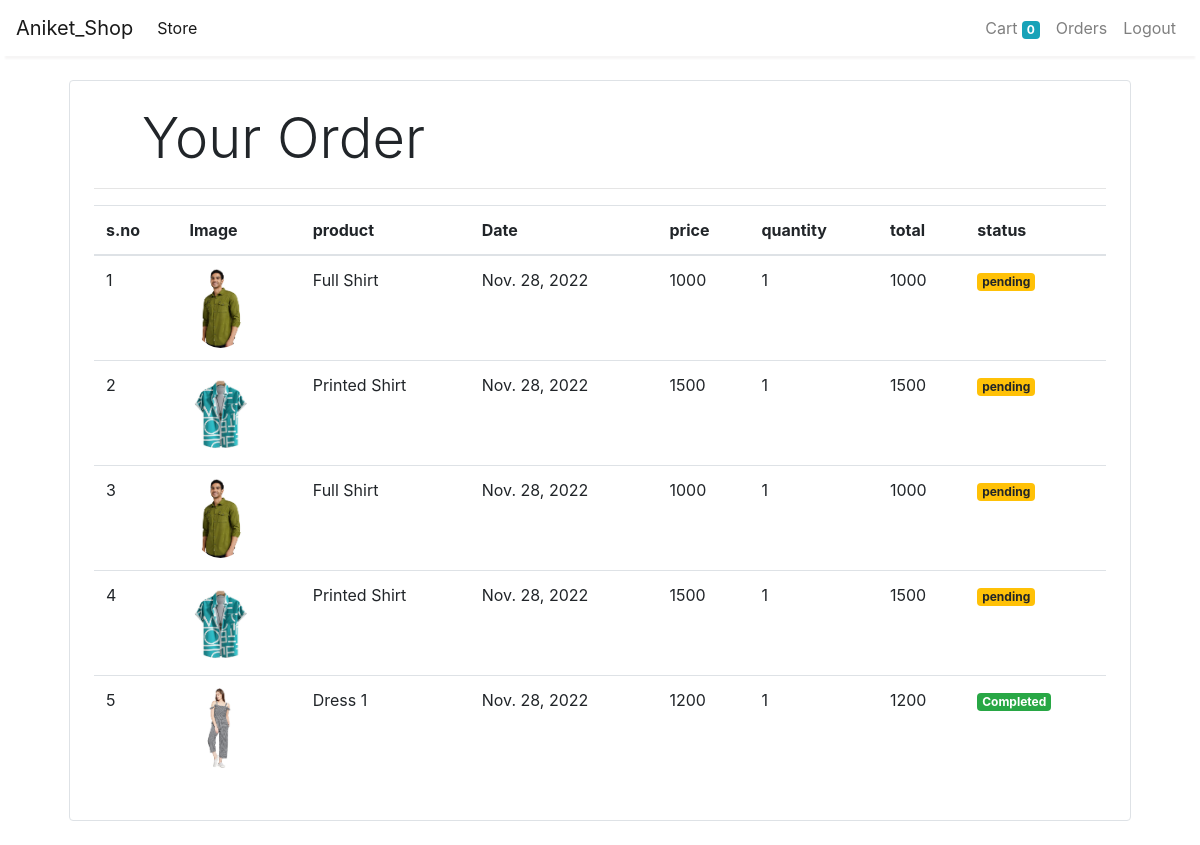
The page /order (signed in) on the database its author committed.
### shop/models.py (models this page shows, shortened)
class Order(models.Model):
    product = models.ForeignKey(Product,
                                on_delete=models.CASCADE)
    customer = models.ForeignKey(Customer,
                                 on_delete=models.CASCADE)
    quantity = models.IntegerField(default=1)
    price = models.IntegerField()
    address = models.CharField(max_length=50, default='', blank=True)
    phone = models.CharField(max_length=50, default='', blank=True)
    date = models.DateField(default=datetime.datetime.today)
    status = models.BooleanField(default=False)
    @staticmethod
    def get_orders_by_customer(customer_id):
        return Order.objects.filter(customer=customer_id).order_by('-date')

class Product(models.Model):
    name = models.CharField(max_length=50)
    price = models.IntegerField(default=0)
    category = models.ForeignKey(Category, on_delete=models.CASCADE, default=1)
    description = models.CharField(max_length=200, default='' , null=True , blank=True)
    image = models.ImageField(upload_to='uploads/products/')

### shop/views.py (the view)
# urls.py: path('order', order_page, name="order" ),
def order_page(request):
    customer = request.session.get('customer')
    orders = Order.get_orders_by_customer(customer)
    print(orders)
    return render(request, 'order.html', {'orders':orders})

### shop/templatetags/cart.py (called while the page is built)
@register.filter(name='multiply')
def multiply (number,number1):
    return number*number1

### shop/templates/order.html
{% extends "base.html" %}
{% block start %}
{% load cart %}
<div class="container">
 <div class="border rounded p-4 m-4">
    <p class="display-4 pl-4 ml-4">Your Order </p>
    <hr>
    <div class="table-responsive">
            <table class="table">
                <thead>
                    <tr>
                        <th>s.no</th>
                        <th>Image</th>
                        <th>product</th>
                        <th>Date</th>
                        <th>price</th>
                        <th>quantity</th>
                        <th>total</th>
                        <th>status</th>
                    </tr>
                </thead>
                <tbody>
                    {% for order in orders %}
                    <tr>
                        <td>{{forloop.counter}}</td>
                        <td><img style="height: 80px;" class="rounded-circle" src="{{order.product.image.url}}" alt=""></td>
                        <td>{{order.product.name}}</td>
                        <td>{{order.date}}</td>
                        <td>{{order.price}}</td>
                        <td>{{order.quantity}}</td>
                        <td>{{order.quantity|multiply:order.price}}</td>
                         {% if order.status %}
                         <td><small class="badge badge-success">Completed</small></td>
                         {% else %}
                         <td><small class="badge badge-warning">pending</small></td>
                         {% endif %}
                    </tr>
                    {% endfor %}
                </tbody>
            </table>
        </div>
    </div>
</div>
{% endblock %}

### rows shown on the page
Order: product.image (picture), product.name "Full Shirt", date "Nov. 28, 2022", price "1000", quantity "1", quantity|multiply "1000", status "pending"
Order: product.image (picture), product.name "Printed Shirt", date "Nov. 28, 2022", price "1500", quantity "1", quantity|multiply "1500", status "pending"
Order: product.image (picture), product.name "Full Shirt", date "Nov. 28, 2022", price "1000", quantity "1", quantity|multiply "1000", status "pending"
Order: product.image (picture), product.name "Printed Shirt", date "Nov. 28, 2022", price "1500", quantity "1", quantity|multiply "1500", status "pending"
Order: product.image (picture), product.name "Dress 1", date "Nov. 28, 2022", price "1200", quantity "1", quantity|multiply "1200", status "Completed"

### other values the page prints
{{ request.session.cart.keys|length }} "0"
